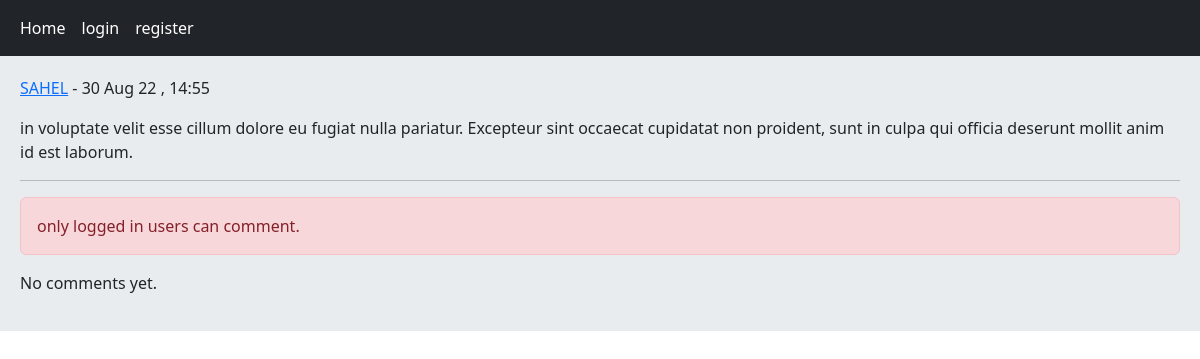
Screenshot of /post/14/in-voluptate-velit-esse-cillum-dolore-eu-fugiat-nu/ with the database file from the repository.
### home/models.py (models this page shows, shortened)
class Post(models.Model):
    user = models.ForeignKey(User, on_delete=models.CASCADE, related_name='posts')
    body = models.TextField()
    slug = models.SlugField()
    created = models.DateTimeField(auto_now_add = True)
    updated = models.DateTimeField(auto_now = True)
    class Meta:
        ordering = ('-created',)

### home/views.py (the view, shortened to what this page needs)
# urls.py: path('post/<int:post_id>/<slug:post_slug>/', views.PostDetailView.as_view(), name= 'post_detail'),
class PostDetailView(View):
    form_class = CommentCreateForm
    form_class_reply = CommentReplyForm
    def setup(self, request, *args, **kwargs):
        self.post_instance = get_object_or_404(Post, pk = kwargs['post_id'], slug = kwargs['post_slug'])
        self.comments = self.post_instance.pcomments.filter(is_reply= False)
        return super().setup(request, *args, **kwargs)
    def get(self, request, *args, **kwargs):
        comments = self.comments
        can_like = False
        if request.user.is_authenticated and self.post_instance.user_can_like(request.user):
            can_like = True
        return render(request, 'home/detail.html', {'post': self.post_instance, 'comments': comments, 'form': self.form_class, 'reply_form': self.form_class_reply, 'can_like': can_like})

### home/templates/home/detail.html (shortened to what this page needs)
{% extends 'base.html' %}
{% block content %}
        <p><a href="{% url 'account:user_profile' post.user.id %}">{{ post.user.username|upper }}</a> - {{ post.updated|date:"j M y , H:i" }}</p>
    <p> {{ post.body }}</p><hr>
    {% if request.user.is_authenticated %}
    <a href="{% url 'home:post_like' post.id %}" class=" {% if can_like %} disabled {% endif %} btn btn-primary col-md-1">Like - {{ post.likes_count }}</a>
        <form action="" method="post" novalidate>
            {% csrf_token %}
            {{ form.as_p }}
            <input type="submit" value="send" class="btn btn-primary">
        </form><br>
    {% else %}
    <p class="alert alert-danger">only logged in users can comment.</p>
    {% endif %}
    {% for comment in comments %}
        <div class="card bg-dark text-white">
            <p class="card-header">{{ comment.user }} | {{ comment.created|timesince }}</p>
            <p class="card-body">{{ comment.body }}</p>
            {% if request.user.is_authenticated %}
            <form action="{% url 'home:add_reply' post.id comment.id %}" method="post" style="display: none;">
                {% csrf_token %}
                {{ reply_form.as_p }}
                <input type="submit" value="send">
            </form>
            {% endif %}
            {% with replies=comment.rcomments.all %}
            {% for reply in replies %}
                <p class="bg-primary p-3 m-2">{{ reply.user }} <br> {{ reply.body }}</p>
            {% endfor %}
            {% endwith %}
        </div><br>
    {% empty %}
        <p> No comments yet.</p>
    {% endfor %}
{% endblock %}

### rows the page displays
Post: user.username "SAHEL", updated "30 Aug 22 , 14:55", body "in voluptate velit esse cillum dolore eu fugiat nulla pariatur. Excepteur sint occaecat cupidatat non proident, sunt in culpa qui officia deserunt mollit anim id est laborum."
